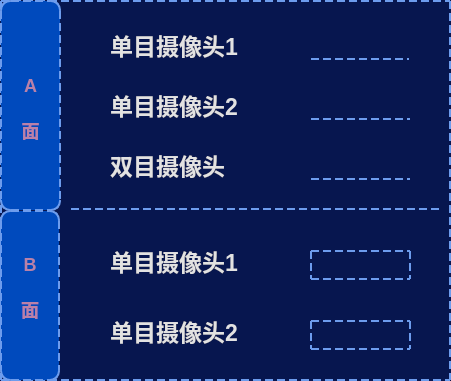
   <widget class="QFrame" name="frame_60">
    <property name="geometry">
     <rect>
      <x>1070</x>
      <y>40</y>
      <width>451</width>
      <height>381</height>
     </rect>
    </property>
    <property name="styleSheet">
     <string notr="true">background-color:rgb(7, 22, 79);
border:2px dashed rgb(109, 156, 237);
</string>
    </property>
    <property name="frameShape">
     <enum>QFrame::StyledPanel</enum>
    </property>
    <property name="frameShadow">
     <enum>QFrame::Raised</enum>
    </property>
    <widget class="QWidget" name="widget_39" native="true">
     <property name="geometry">
      <rect>
       <x>70</x>
       <y>10</y>
       <width>370</width>
       <height>200</height>
      </rect>
     </property>
     <property name="styleSheet">
      <string notr="true">border:none;
border-bottom: 2px dashed rgb(109, 156, 237);</string>
     </property>
     <widget class="SwitchButton" name="monocularCameraA1Switch">
      <property name="geometry">
       <rect>
        <x>240</x>
        <y>20</y>
        <width>100</width>
        <height>30</height>
       </rect>
      </property>
     </widget>
     <widget class="QLabel" name="VelocityY_2">
      <property name="geometry">
       <rect>
        <x>40</x>
        <y>15</y>
        <width>170</width>
        <height>40</height>
       </rect>
      </property>
      <property name="font">
       <font>
        <pointsize>17</pointsize>
        <bold>true</bold>
       </font>
      </property>
      <property name="styleSheet">
       <string notr="true">color:rgb(226,226,226);
border:none</string>
      </property>
      <property name="text">
       <string>单目摄像头1</string>
      </property>
     </widget>
     <widget class="SwitchButton" name="monocularCameraA2Switch">
      <property name="geometry">
       <rect>
        <x>240</x>
        <y>80</y>
        <width>101</width>
        <height>30</height>
       </rect>
      </property>
     </widget>
     <widget class="QLabel" name="VelocityY_3">
      <property name="geometry">
       <rect>
        <x>40</x>
        <y>75</y>
        <width>170</width>
        <height>40</height>
       </rect>
      </property>
      <property name="font">
       <font>
        <pointsize>17</pointsize>
        <bold>true</bold>
       </font>
      </property>
      <property name="styleSheet">
       <string notr="true">color:rgb(226,226,226);
border:none</string>
      </property>
      <property name="text">
       <string>单目摄像头2</string>
      </property>
     </widget>
     <widget class="SwitchButton" name="binocularCameraSwitch">
      <property name="geometry">
       <rect>
        <x>240</x>
        <y>140</y>
        <width>101</width>
        <height>30</height>
       </rect>
      </property>
     </widget>
     <widget class="QLabel" name="VelocityY_4">
      <property name="geometry">
       <rect>
        <x>40</x>
        <y>135</y>
        <width>170</width>
        <height>40</height>
       </rect>
      </property>
      <property name="font">
       <font>
        <pointsize>17</pointsize>
        <bold>true</bold>
       </font>
      </property>
      <property name="styleSheet">
       <string notr="true">color:rgb(226,226,226);
border:none</string>
      </property>
      <property name="text">
       <string>双目摄像头</string>
      </property>
     </widget>
    </widget>
    <widget class="QLabel" name="label_154">
     <property name="geometry">
      <rect>
       <x>0</x>
       <y>0</y>
       <width>61</width>
       <height>211</height>
      </rect>
     </property>
     <property name="layoutDirection">
      <enum>Qt::LeftToRight</enum>
     </property>
     <property name="styleSheet">
      <string notr="true">background-color:rgb(0, 74, 189);
color: rgb(185, 129, 168);
font-size:18px;
font-weight:700;
border-radius:10px;
border:2px dashed rgb(109, 156, 237)</string>
     </property>
     <property name="text">
      <string>&lt;p&gt;&lt;br&gt;&lt;br&gt;&lt;br&gt;A&lt;br&gt;&lt;br&gt;面&lt;br&gt;&lt;p&gt;</string>
     </property>
     <property name="alignment">
      <set>Qt::AlignCenter</set>
     </property>
    </widget>
    <widget class="QLabel" name="label_155">
     <property name="geometry">
      <rect>
       <x>0</x>
       <y>210</y>
       <width>60</width>
       <height>171</height>
      </rect>
     </property>
     <property name="layoutDirection">
      <enum>Qt::LeftToRight</enum>
     </property>
     <property name="styleSheet">
      <string notr="true">background-color:rgb(0, 74, 189);
color: rgb(185, 129, 168);
font-size:18px;
font-weight:700;
border-radius:10px;
border:2px dashed rgb(109, 156, 237)</string>
     </property>
     <property name="text">
      <string>&lt;html&gt;&lt;head/&gt;&lt;body&gt;&lt;p&gt;&lt;br&gt;&lt;br&gt;B&lt;br&gt;&lt;br/&gt;面&lt;br/&gt;&lt;/p&gt;&lt;p&gt;&lt;br/&gt;&lt;/p&gt;&lt;/body&gt;&lt;/html&gt;</string>
     </property>
     <property name="alignment">
      <set>Qt::AlignCenter</set>
     </property>
    </widget>
    <widget class="QLabel" name="VelocityY_6">
     <property name="geometry">
      <rect>
       <x>110</x>
       <y>240</y>
       <width>171</width>
       <height>42</height>
      </rect>
     </property>
     <property name="font">
      <font>
       <pointsize>17</pointsize>
       <bold>true</bold>
      </font>
     </property>
     <property name="styleSheet">
      <string notr="true">color:rgb(226,226,226);
border:none</string>
     </property>
     <property name="text">
      <string>单目摄像头1</string>
     </property>
    </widget>
    <widget class="QLabel" name="VelocityY_5">
     <property name="geometry">
      <rect>
       <x>110</x>
       <y>310</y>
       <width>171</width>
       <height>42</height>
      </rect>
     </property>
     <property name="font">
      <font>
       <pointsize>17</pointsize>
       <bold>true</bold>
      </font>
     </property>
     <property name="styleSheet">
      <string notr="true">color:rgb(226,226,226);
border:none</string>
     </property>
     <property name="text">
      <string>单目摄像头2</string>
     </property>
    </widget>
    <widget class="SwitchButton" name="monocularCameraB1Switch">
     <property name="geometry">
      <rect>
       <x>310</x>
       <y>250</y>
       <width>101</width>
       <height>30</height>
      </rect>
     </property>
    </widget>
    <widget class="SwitchButton" name="monocularCameraB2Switch">
     <property name="geometry">
      <rect>
       <x>310</x>
       <y>320</y>
       <width>101</width>
       <height>30</height>
      </rect>
     </property>
    </widget>
   </widget>
